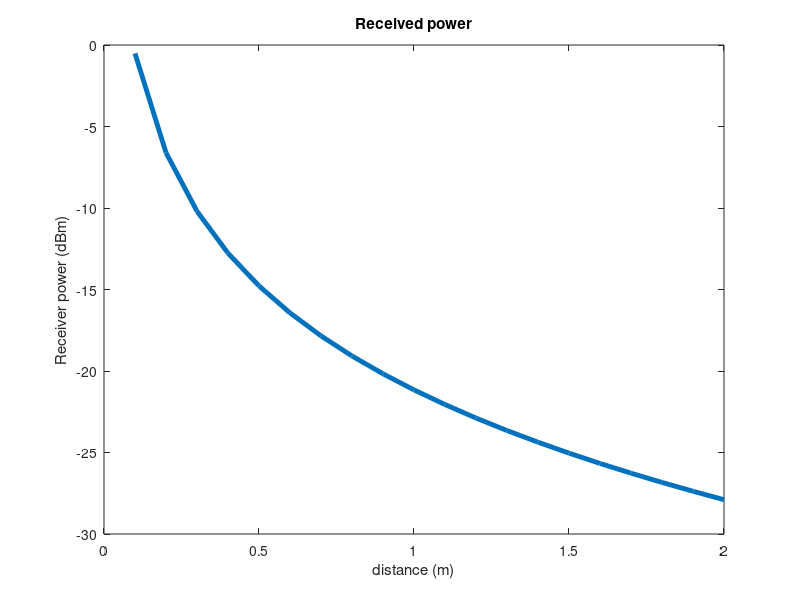
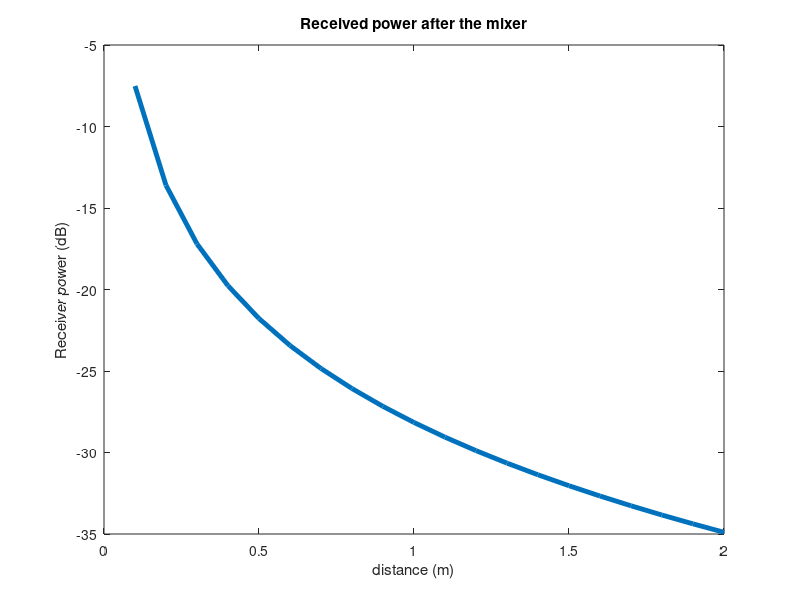
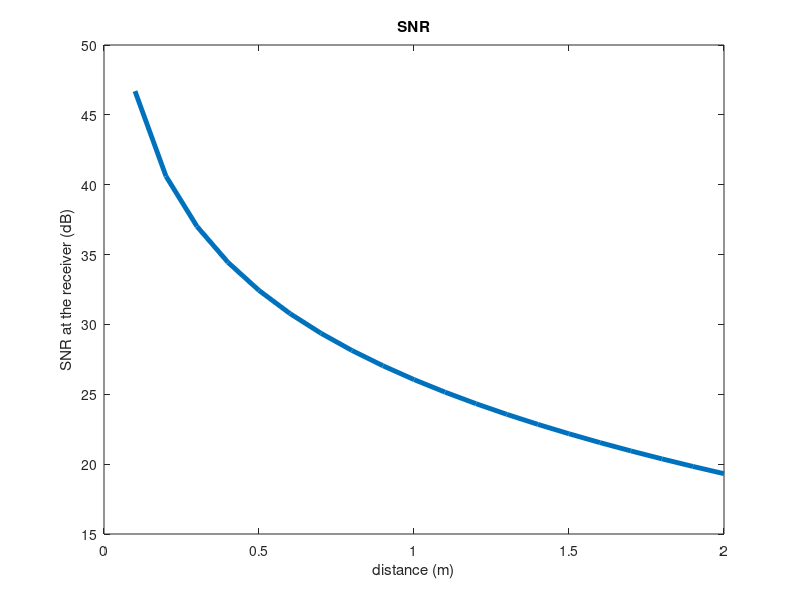
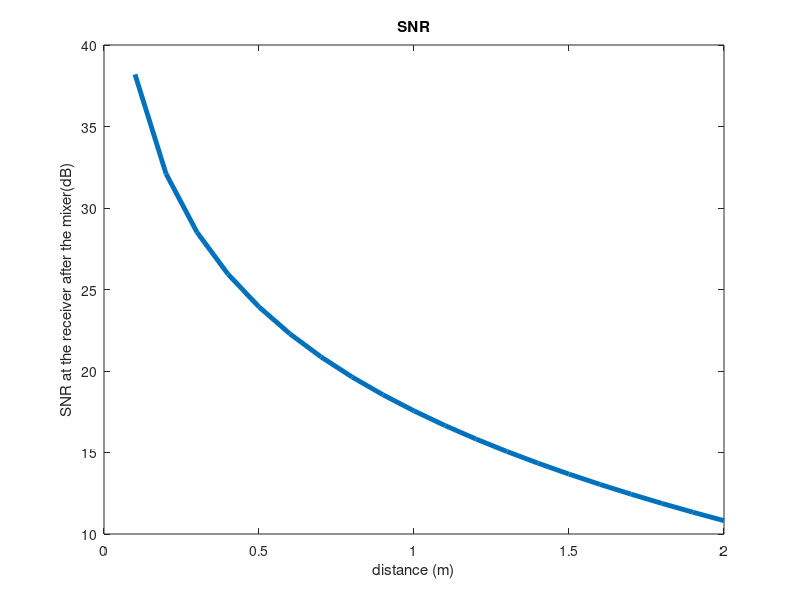

These charts were generated, in order, by the following MATLAB code:

%% Parameters
load('molecular_absorption.mat')
tx_gain = 26; % TX gain in dB
rx_gain = 26; %RX gain in dB
k_b = 1.38064852*10.^(-23); %Boltzmann's Constant 
T = 280; % temperature in Kelvin 
B = 10.^(9); % Bandwidth of the signal 
noise_power = 1.9*10.^(-17)*B; % Power of the noise (psd = 1.9.*10^(-17) W/Hz)
power_tx = 100.*10.^(-3); %Transmitted power in W 
conversion_loss = 7; % 7 dB conversion loss 
noise_factor = 8.5; %8.5 dB NF 
%%
r = [0.1:0.1:2]; % link distance from 10cm to 2 metres 

freq_2_use = f(1312); %f('value to match with 1 THz') (Look within the values from the absorption.mat file)
k_2_use = k(1312); %matching k value. 
% find the path loss 
for i = 1:length(r)
    for j = 1:length(freq_2_use)
    ab_loss(i,j) = 1./(exp(-k_2_use(j).*r(i)));
    ab_loss_db (i,j) = 10*log10(ab_loss(i,j));
    end
end
c_const = 3e8; % speed of light 
wavelength = c_const./freq_2_use ; % find the wavelength from the frequencies.. 
A_eff = wavelength.^2./(4.*pi); % effective aperture of a dipole
 for i = 1:length(r)
     for j = 1:length(A_eff)
         spr_loss(i,j) = 4.*pi.*r(i).^2./(A_eff(j));
         spr_loss_db(i,j) = 10*log10(spr_loss(i,j)); % find the spreading loss in dB
         path_loss_db(i,j) = spr_loss_db(i,j) + ab_loss_db(i,j); % total path loss in dB
     end
 end
Power_tx_dbw = 10*log10(power_tx);
for i = 1:length(path_loss_db)
   total_loss(i) = tx_gain + rx_gain - path_loss_db(i);
   power_rx(i) =10^((Power_tx_dbw+total_loss(i))/10); %received power (Linear value)
   power_rx_dbm(i) = 10*log10(power_rx(i)/0.001); % received power in dB and convert to dBm
   snr(i) = power_rx(i)./noise_power; % linear SNR 
   snr_db(i) =10*log10(snr(i)); % SNR in dB
   power_if(i) = power_rx(i)./(10.^(conversion_loss/10)); % convert 7 dB to linear and divide in the received power
   power_if_db(i) = 10.*log10(power_if(i)./(0.001)); % make it dB and convert to dbM
   snr_if_db(i) = snr_db(i)-noise_factor; % in dB, subtract the noise factor from the receiver SNR 
   snr_if(i) = 10.^(snr_if_db(i)/10); %convert the dB value to a linear value 
end


%%
figure(6)
plot(r,power_rx_dbm, 'Linewidth', 3.5)
title('Received power')
xlabel('distance (m)')
ylabel('Receiver power (dBm)')
%%
figure(7)
plot(r,power_if_db, 'Linewidth', 3.5);
title('Received power after the mixer')
xlabel('distance (m)')
ylabel('Receiver power (dB)')
%%
figure(8)
plot(r,snr_db, 'Linewidth', 3.5)
title('SNR')
xlabel('distance (m)')
ylabel('SNR at the receiver (dB)')

%%
figure(9)
plot(r, snr_if_db, 'Linewidth', 3.5)
title('SNR')
xlabel('distance (m)')
ylabel('SNR at the receiver after the mixer(dB)')

%%
    data_bpsk = B; % data rate in bits per second

for i= 1:length(snr)
   Eb_by_N0_bpsk(i) = snr_if(i)*B/(data_bpsk); % the linear expression (use the correct snr value!)
   Eb_by_N0_bpsk_db(i) = 10*log10(Eb_by_N0_bpsk(i)); % convert to dB
   BER_bpsk(i) = 1./2.*erfc(sqrt(Eb_by_N0_bpsk(i)));
end
%%
figure(10)
plot(r,Eb_by_N0_bpsk_db, 'Linewidth', 3.5); 
title('Normalized SNR')
xlabel('distance(m)')
ylabel('Normalized SNR for BPSK')

%%
figure(11)
semilogy(r,BER_bpsk, 'Linewidth', 3.5)
title('BER BPSK')
xlabel('distance(m)')
ylabel('BER')